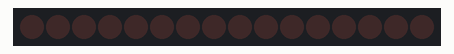
Recording of a sketch running on a simulated Arduino Uno, built with avr-gcc and run on an emulated ATmega328P. Parts: 16 shift-register outputs drawn as a row of LEDs (first output left, lit = HIGH). Wiring (inferred from the names in the program): 2 × shift register (74HC595): data pin 11; shift clock pin 13; latch pin 10. Wiring (inferred from the signals the program sends): row of LEDs: on Q0, Q1, Q2, Q3, Q4, Q5, Q6, Q7, Q8, Q9, Q10, Q11, Q12, Q13, Q14, Q15.

Above: at 0.4 s.
At 1.3 s:
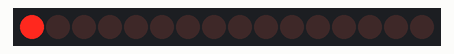
At 3.1 s:
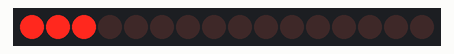
At 5.8 s:
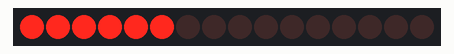
At 8.5 s:
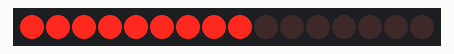
At 12.1 s:
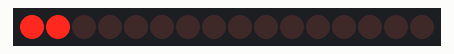
Timing chart, 0 to 12.9 s (numbered marks = the images above):
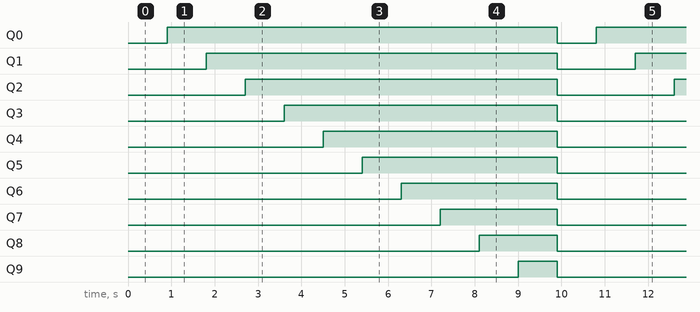

Measured:
- by itself, Q0: alternates HIGH for 9.0 s and LOW for 0.90 s
- by itself, Q1: alternates HIGH for 8.1 s and LOW for 1.8 s
- by itself, Q2: alternates HIGH for 7.2 s and LOW for 2.7 s
- by itself, Q3: alternates HIGH for 6.3 s and LOW for 3.6 s
- by itself, Q4: alternates HIGH for 5.4 s and LOW for 4.5 s
- by itself, Q5: alternates HIGH for 4.5 s and LOW for 5.4 s
- by itself, Q6: alternates HIGH for 3.6 s and LOW for 6.3 s
- by itself, Q7: alternates HIGH for 2.7 s and LOW for 7.2 s

The sketch:

led_bar.ino
```cpp
const int  PIN_DATA = 11, PIN_CLK = 13, PIN_LATCH = 10;

void writeLeds(int pattern) {
  digitalWrite(PIN_LATCH, LOW);
  shiftOut(PIN_DATA, PIN_CLK, MSBFIRST, (pattern >> 8) & 0xFF);
  shiftOut(PIN_DATA, PIN_CLK, MSBFIRST,  pattern       & 0xFF);
  digitalWrite(PIN_LATCH, HIGH);
}


void setup() {
  pinMode(PIN_DATA, OUTPUT);
  pinMode(PIN_CLK, OUTPUT);
  pinMode(PIN_LATCH, OUTPUT);
}

void loop() {

    // led bar graph , incrementing upto 10 bar led graph
  for (int n = 0; n <= 10; n++) {
    int pattern = 0;
    for (int i = 0; i < n; i++) pattern |= (1u << i);
    writeLeds(pattern);
    delay(900);
  }


// writeLeds(0x3FF); delay(1000);   // all ten on at once
// writeLeds(0);     delay(400);   // all off


}
```
